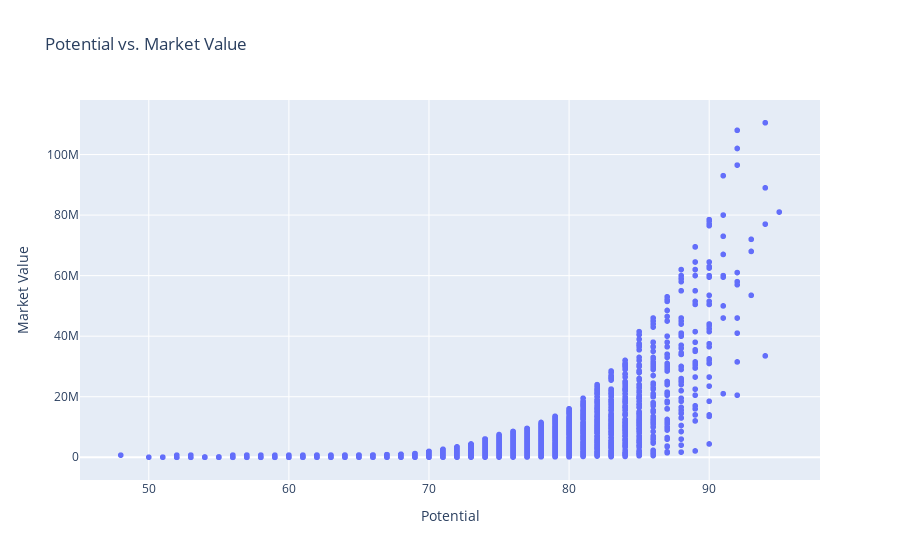

Notebook code for this chart:
### Code cell
fig_potential_wage = px.scatter(football_players, x='potential', y='value_euro', title='Potential vs. Market Value', labels={'value_euro': 'Market Value', 'potential': 'Potential'})
fig_potential_wage.show()

### Figure 1 — Plotly figure (JSON) as saved in the notebook; plotly's stock layout.template omitted (floating-point values rounded to 4 significant figures; data arrays with more than 128 entries replaced by an {"elided": "..."} marker saying what was removed)
{"data": [{"hovertemplate": "Potential=%{x}<br>Market Value=%{y}<extra></extra>", "legendgroup": "", "marker": {"color": "#636efa", "symbol": "circle"}, "mode": "markers", "name": "", "showlegend": false, "type": "scattergl", "x": {"elided": "17954 int values"}, "xaxis": "x", "y": {"elided": "17954 int values"}, "yaxis": "y"}], "layout": {"autosize": true, "legend": {"tracegroupgap": 0}, "title": {"text": "Potential vs. Market Value"}, "xaxis": {"anchor": "y", "autorange": true, "domain": [0, 1], "range": [44.98, 98.02], "title": {"text": "Potential"}, "type": "linear"}, "yaxis": {"anchor": "x", "autorange": true, "domain": [0, 1], "range": [-9108000.0, 119600000.0], "title": {"text": "Market Value"}, "type": "linear"}}}
